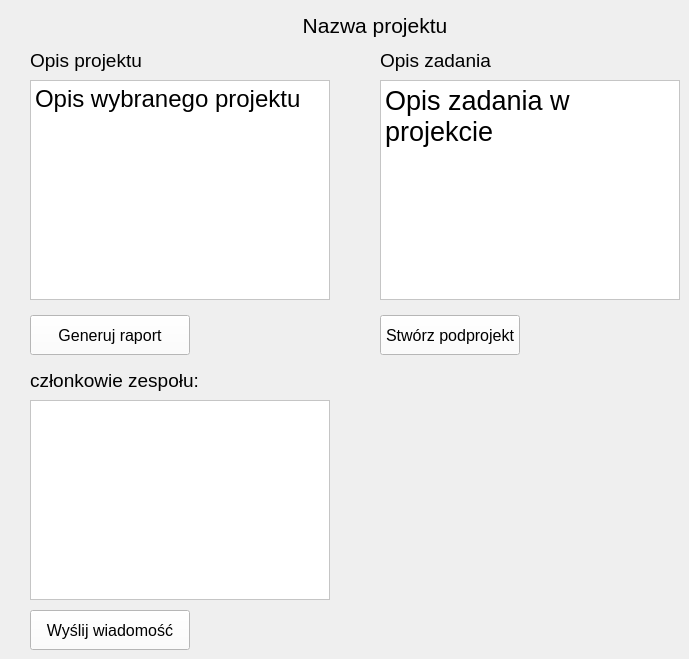
        <widget class="QWidget" name="User_page">
         <widget class="QTextBrowser" name="textBrowserOpisProjektu_1">
          <property name="geometry">
           <rect>
            <x>30</x>
            <y>80</y>
            <width>300</width>
            <height>220</height>
           </rect>
          </property>
          <property name="font">
           <font>
            <pointsize>12</pointsize>
           </font>
          </property>
          <property name="styleSheet">
           <string notr="true">background-color: rgb(255, 255, 255);</string>
          </property>
          <property name="html">
           <string>&lt;!DOCTYPE HTML PUBLIC &quot;-//W3C//DTD HTML 4.0//EN&quot; &quot;http://www.w3.org/TR/REC-html40/strict.dtd&quot;&gt;
&lt;html&gt;&lt;head&gt;&lt;meta name=&quot;qrichtext&quot; content=&quot;1&quot; /&gt;&lt;style type=&quot;text/css&quot;&gt;
p, li { white-space: pre-wrap; }
&lt;/style&gt;&lt;/head&gt;&lt;body style=&quot; font-family:'MS Shell Dlg 2'; font-size:12pt; font-weight:400; font-style:normal;&quot;&gt;
&lt;p style=&quot; margin-top:0px; margin-bottom:0px; margin-left:0px; margin-right:0px; -qt-block-indent:0; text-indent:0px;&quot;&gt;&lt;span style=&quot; font-size:18pt;&quot;&gt;Opis wybranego projektu &lt;/span&gt;&lt;/p&gt;&lt;/body&gt;&lt;/html&gt;</string>
          </property>
         </widget>
         <widget class="QLabel" name="label_4">
          <property name="geometry">
           <rect>
            <x>100</x>
            <y>10</y>
            <width>550</width>
            <height>30</height>
           </rect>
          </property>
          <property name="font">
           <font>
            <pointsize>16</pointsize>
           </font>
          </property>
          <property name="text">
           <string>Nazwa projektu</string>
          </property>
          <property name="alignment">
           <set>Qt::AlignCenter</set>
          </property>
         </widget>
         <widget class="QTextBrowser" name="textBrowser_2">
          <property name="geometry">
           <rect>
            <x>380</x>
            <y>80</y>
            <width>300</width>
            <height>220</height>
           </rect>
          </property>
          <property name="font">
           <font>
            <pointsize>12</pointsize>
           </font>
          </property>
          <property name="styleSheet">
           <string notr="true">background-color: rgb(255, 255, 255);</string>
          </property>
          <property name="html">
           <string>&lt;!DOCTYPE HTML PUBLIC &quot;-//W3C//DTD HTML 4.0//EN&quot; &quot;http://www.w3.org/TR/REC-html40/strict.dtd&quot;&gt;
&lt;html&gt;&lt;head&gt;&lt;meta name=&quot;qrichtext&quot; content=&quot;1&quot; /&gt;&lt;style type=&quot;text/css&quot;&gt;
p, li { white-space: pre-wrap; }
&lt;/style&gt;&lt;/head&gt;&lt;body style=&quot; font-family:'MS Shell Dlg 2'; font-size:12pt; font-weight:400; font-style:normal;&quot;&gt;
&lt;p style=&quot; margin-top:0px; margin-bottom:0px; margin-left:0px; margin-right:0px; -qt-block-indent:0; text-indent:0px;&quot;&gt;&lt;span style=&quot; font-size:20pt;&quot;&gt;Opis zadania w projekcie&lt;/span&gt;&lt;/p&gt;
&lt;p style=&quot;-qt-paragraph-type:empty; margin-top:0px; margin-bottom:0px; margin-left:0px; margin-right:0px; -qt-block-indent:0; text-indent:0px; font-size:20pt;&quot;&gt;&lt;br /&gt;&lt;/p&gt;&lt;/body&gt;&lt;/html&gt;</string>
          </property>
         </widget>
         <widget class="QPushButton" name="pushButtonTworzRaport">
          <property name="geometry">
           <rect>
            <x>30</x>
            <y>315</y>
            <width>160</width>
            <height>40</height>
           </rect>
          </property>
          <property name="font">
           <font>
            <pointsize>12</pointsize>
           </font>
          </property>
          <property name="styleSheet">
           <string notr="true">background-color: rgb(255, 255, 255);</string>
          </property>
          <property name="text">
           <string>Generuj raport</string>
          </property>
         </widget>
         <widget class="QListWidget" name="listWidget_taskUsers2">
          <property name="geometry">
           <rect>
            <x>30</x>
            <y>400</y>
            <width>300</width>
            <height>200</height>
           </rect>
          </property>
          <property name="font">
           <font>
            <pointsize>12</pointsize>
           </font>
          </property>
          <property name="styleSheet">
           <string notr="true">background-color: rgb(255, 255, 255);</string>
          </property>
          <property name="uniformItemSizes">
           <bool>false</bool>
          </property>
         </widget>
         <widget class="QLabel" name="label_5">
          <property name="geometry">
           <rect>
            <x>30</x>
            <y>365</y>
            <width>170</width>
            <height>30</height>
           </rect>
          </property>
          <property name="font">
           <font>
            <pointsize>14</pointsize>
           </font>
          </property>
          <property name="text">
           <string>członkowie zespołu:</string>
          </property>
         </widget>
         <widget class="QPushButton" name="pushButton_sendMsg2">
          <property name="geometry">
           <rect>
            <x>30</x>
            <y>610</y>
            <width>160</width>
            <height>40</height>
           </rect>
          </property>
          <property name="font">
           <font>
            <pointsize>12</pointsize>
           </font>
          </property>
          <property name="styleSheet">
           <string notr="true">background-color: rgb(255, 255, 255);</string>
          </property>
          <property name="text">
           <string>Wyślij wiadomość</string>
          </property>
         </widget>
         <widget class="QPushButton" name="pushButton_StworzPodprojekt">
          <property name="geometry">
           <rect>
            <x>380</x>
            <y>315</y>
            <width>140</width>
            <height>40</height>
           </rect>
          </property>
          <property name="font">
           <font>
            <pointsize>12</pointsize>
           </font>
          </property>
          <property name="styleSheet">
           <string notr="true">background-color: rgb(255, 255, 255);</string>
          </property>
          <property name="text">
           <string>Stwórz podprojekt</string>
          </property>
         </widget>
         <widget class="QLabel" name="label_10">
          <property name="geometry">
           <rect>
            <x>30</x>
            <y>45</y>
            <width>170</width>
            <height>30</height>
           </rect>
          </property>
          <property name="font">
           <font>
            <pointsize>14</pointsize>
           </font>
          </property>
          <property name="text">
           <string>Opis projektu</string>
          </property>
         </widget>
         <widget class="QLabel" name="label_11">
          <property name="geometry">
           <rect>
            <x>380</x>
            <y>45</y>
            <width>170</width>
            <height>30</height>
           </rect>
          </property>
          <property name="font">
           <font>
            <pointsize>14</pointsize>
           </font>
          </property>
          <property name="text">
           <string>Opis zadania </string>
          </property>
         </widget>
        </widget>
